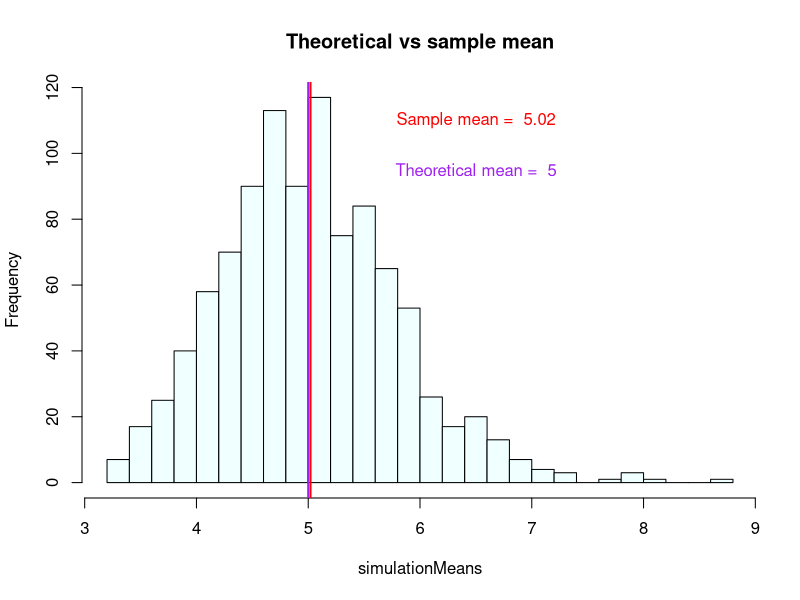
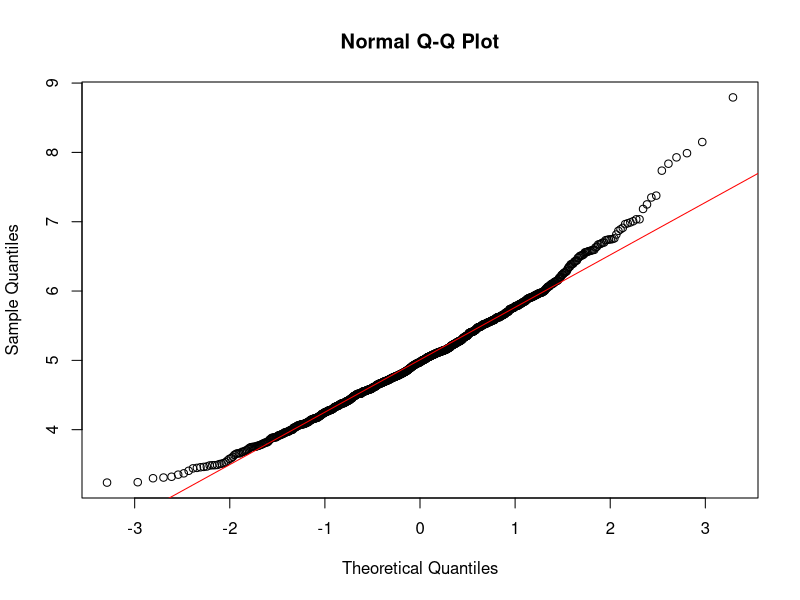

Write the R code that produced these figures, in order.
## Simulations
set.seed(2018)
lambda <- 0.2
n <- 40
simulations <- 1000

expSimulation <- replicate(simulations, rexp(n,lambda))
simulationMeans <- apply(expSimulation, 2, mean)
simulationVar <- apply(expSimulation, 2, var)

## 1. Show the sample mean and compare it to the theoretical mean of the distribution.
sampleMean <- mean(simulationMeans)
sampleMean
theoreticalMean <- 1/lambda
theoreticalMean

hist(simulationMeans, main = "Theoretical vs sample mean", col = "azure", breaks = 20)
abline(v = sampleMean, lwd = 2, col = "red")
abline(v= theoreticalMean, lwd = 2, col = "purple")
text(6.5,110, paste("Sample mean = ", round(sampleMean, 2)), col = "red")
text(6.5, 95, paste("Theoretical mean = ", theoreticalMean), col = "purple")

## 2. Show how variable the sample is (via variance) and compare it to the theoretical variance of the distribution.
sampleVar <-var(simulationMeans)
sampleVar
theoreticalVar <- (1/lambda)^2/n
theoreticalVar

## 3. Show that the distribution is approximately normal.
qqnorm(simulationMeans)
qqline(simulationMeans, col = "red")
